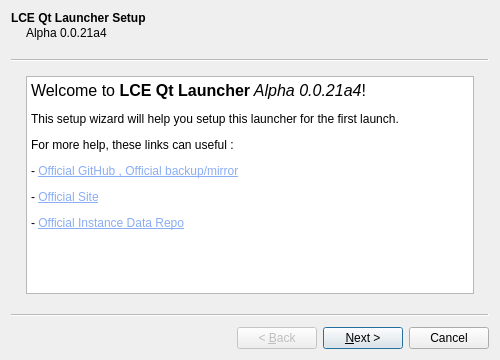
<?xml version="1.0" encoding="UTF-8"?>
<ui version="4.0">
 <class>LCE_Qt_Launcher_Wizard</class>
 <widget class="QWizard" name="LCE_Qt_Launcher_Wizard">
  <property name="windowModality">
   <enum>Qt::WindowModality::ApplicationModal</enum>
  </property>
  <property name="geometry">
   <rect>
    <x>0</x>
    <y>0</y>
    <width>500</width>
    <height>360</height>
   </rect>
  </property>
  <property name="acceptDrops">
   <bool>false</bool>
  </property>
  <property name="windowTitle">
   <string>LCE Qt Launcher Setup</string>
  </property>
  <property name="windowIcon">
   <iconset resource="../res.qrc">
    <normaloff>:/assets/jigsaw-ico.png</normaloff>:/assets/jigsaw-ico.png</iconset>
  </property>
  <property name="wizardStyle">
   <enum>QWizard::WizardStyle::ClassicStyle</enum>
  </property>
  <widget class="QWizardPage" name="wizardPage1">
   <property name="title">
    <string>LCE Qt Launcher Setup</string>
   </property>
   <property name="subTitle">
    <string>Alpha 0.0.21a4</string>
   </property>
   <attribute name="pageId">
    <string notr="true">0</string>
   </attribute>
   <layout class="QVBoxLayout" name="wizardPage1VerticalLayout">
    <item>
     <widget class="QTextBrowser" name="textBrowser">
      <property name="html">
       <string>&lt;!DOCTYPE HTML PUBLIC &quot;-//W3C//DTD HTML 4.0//EN&quot; &quot;http://www.w3.org/TR/REC-html40/strict.dtd&quot;&gt;
&lt;html&gt;&lt;head&gt;&lt;meta name=&quot;qrichtext&quot; content=&quot;1&quot; /&gt;&lt;meta charset=&quot;utf-8&quot; /&gt;&lt;style type=&quot;text/css&quot;&gt;
p, li { white-space: pre-wrap; }
hr { height: 1px; border-width: 0; }
li.unchecked::marker { content: &quot;\2610&quot;; }
li.checked::marker { content: &quot;\2612&quot;; }
&lt;/style&gt;&lt;/head&gt;&lt;body style=&quot; font-family:'Sans Serif'; font-size:9pt; font-weight:400; font-style:normal;&quot;&gt;
&lt;p style=&quot; margin-top:12px; margin-bottom:12px; margin-left:0px; margin-right:0px; -qt-block-indent:0; text-indent:0px;&quot;&gt;&lt;span style=&quot; font-size:12pt;&quot;&gt;Welcome to &lt;/span&gt;&lt;span style=&quot; font-size:12pt; font-weight:700;&quot;&gt;LCE Qt Launcher&lt;/span&gt;&lt;span style=&quot; font-size:12pt; font-style:italic;&quot;&gt; Alpha 0.0.21a4&lt;/span&gt;&lt;span style=&quot; font-size:12pt;&quot;&gt;!&lt;/span&gt;&lt;/p&gt;
&lt;p style=&quot; margin-top:12px; margin-bottom:12px; margin-left:0px; margin-right:0px; -qt-block-indent:0; text-indent:0px;&quot;&gt;&lt;img src=&quot;:/assets/app.ico&quot; /&gt;&lt;/p&gt;
&lt;p style=&quot; margin-top:12px; margin-bottom:12px; margin-left:0px; margin-right:0px; -qt-block-indent:0; text-indent:0px;&quot;&gt;This setup wizard will help you setup this launcher for the first launch.&lt;/p&gt;
&lt;p style=&quot; margin-top:12px; margin-bottom:12px; margin-left:0px; margin-right:0px; -qt-block-indent:0; text-indent:0px;&quot;&gt;For more help, these links can useful : &lt;/p&gt;
&lt;p style=&quot; margin-top:12px; margin-bottom:12px; margin-left:0px; margin-right:0px; -qt-block-indent:0; text-indent:0px;&quot;&gt;- &lt;a href=&quot;https://github.com/xgui4/LCE-Qt-Launcher&quot;&gt;&lt;span style=&quot; text-decoration: underline; color:#8aadf4;&quot;&gt;Official GitHub , &lt;/span&gt;&lt;/a&gt;&lt;a href=&quot;https://code.nolog.cz/xgui4/lce-qt-launcher&quot;&gt;&lt;span style=&quot; text-decoration: underline; color:#8aadf4;&quot;&gt;Official backup/mirror&lt;/span&gt;&lt;/a&gt;&lt;/p&gt;
&lt;p style=&quot; margin-top:12px; margin-bottom:12px; margin-left:0px; margin-right:0px; -qt-block-indent:0; text-indent:0px;&quot;&gt;- &lt;a href=&quot;https://xgui4.github.io/lce-qt-launcher&quot;&gt;&lt;span style=&quot; text-decoration: underline; color:#8aadf4;&quot;&gt;Official Site&lt;/span&gt;&lt;/a&gt;&lt;/p&gt;
&lt;p style=&quot; margin-top:12px; margin-bottom:12px; margin-left:0px; margin-right:0px; -qt-block-indent:0; text-indent:0px;&quot;&gt;- &lt;a href=&quot;https:///code.nolog.cz/xgui4/lce-qt-launcher-data&quot;&gt;&lt;span style=&quot; text-decoration: underline; color:#8aadf4;&quot;&gt;Official Instance Data Repo&lt;/span&gt;&lt;/a&gt;&lt;/p&gt;&lt;/body&gt;&lt;/html&gt;</string>
      </property>
     </widget>
    </item>
   </layout>
  </widget>
  <widget class="QWizardPage" name="wizardPage2">
   <property name="title">
    <string>LCE Qt Launcher</string>
   </property>
   <property name="subTitle">
    <string>Backend Configuration</string>
   </property>
   <attribute name="pageId">
    <string notr="true">1</string>
   </attribute>
   <layout class="QGridLayout" name="wizardPage2GridLayout">
    <item row="1" column="0">
     <widget class="QLineEdit" name="instanceDataSourceInputBox">
      <property name="text">
       <string>https://code.nolog.cz/xgui4/lce-qt-launcher-data</string>
      </property>
     </widget>
    </item>
    <item row="2" column="0">
     <widget class="QLabel" name="usernameInputBoxLabel">
      <property name="font">
       <font>
        <bold>true</bold>
       </font>
      </property>
      <property name="text">
       <string>Username</string>
      </property>
     </widget>
    </item>
    <item row="0" column="0">
     <widget class="QLabel" name="instanceDataSourceInputBoxLabel">
      <property name="font">
       <font>
        <bold>true</bold>
       </font>
      </property>
      <property name="text">
       <string>Instance Data Source (leave as is for default)</string>
      </property>
     </widget>
    </item>
    <item row="3" column="0">
     <widget class="QLineEdit" name="usernameInputBox">
      <property name="placeholderText">
       <string>Enter your username</string>
      </property>
     </widget>
    </item>
   </layout>
  </widget>
 </widget>
 <resources>
  <include location="../res.qrc"/>
 </resources>
 <connections/>
</ui>
